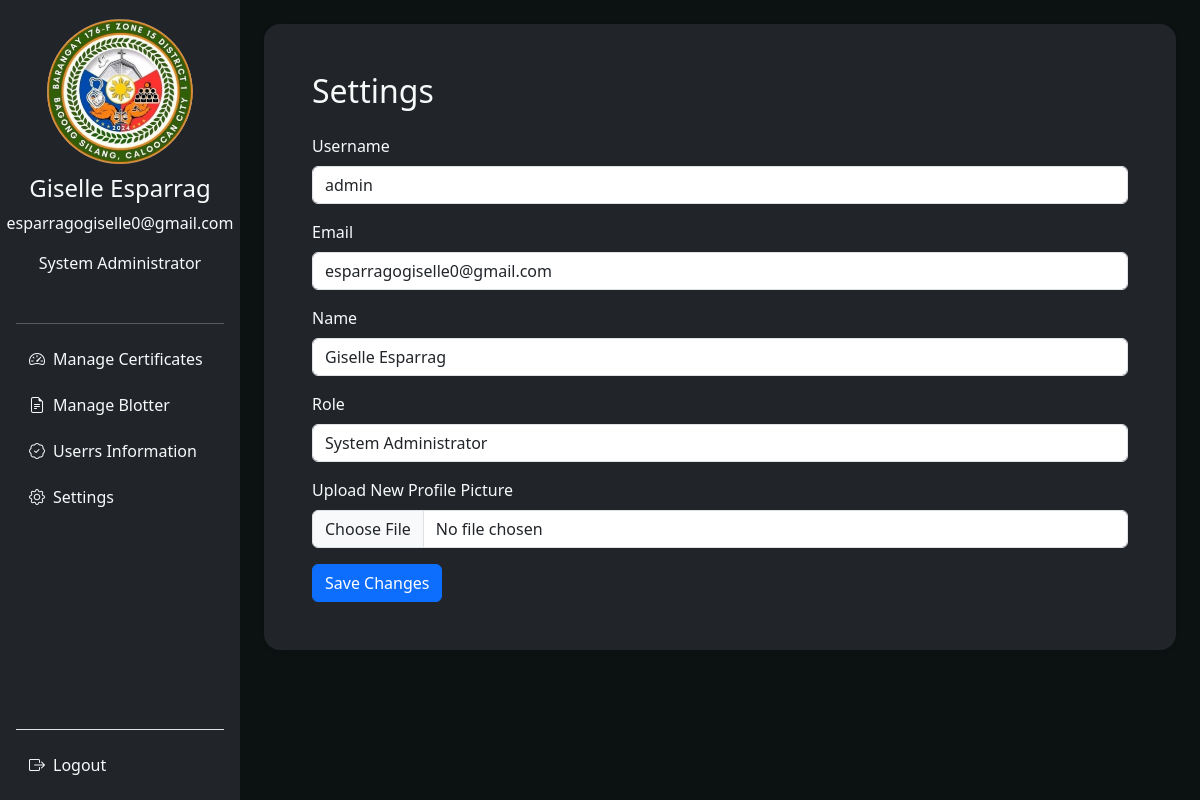
Page /admin/settings.php (signed in) on the committed database.
### tables this page shows
CREATE TABLE `admin1` (
  `id` int(11) NOT NULL,
  `username` varchar(50) NOT NULL,
  `password` varchar(255) NOT NULL,
  `name` varchar(50) NOT NULL,
  `email` varchar(50) NOT NULL,
  `role` varchar(50) NOT NULL,
  `created_at` timestamp NOT NULL DEFAULT current_timestamp(),
  `profile_pic` varchar(255) DEFAULT 'default.png'
);

### admin/settings.php (the view, shortened to what this page needs)
<?php
include '../config.php';
?>
<!DOCTYPE html>
<html lang="en">
<head>
</head>
<body class="bg-color1 d-flex flex-column min-vh-100">
    <?php include 'header.php'; ?>
    <div class="d-flex flex-grow-1">
        <?php include 'navigation.php'; ?>
        <main class="container-fluid p-4">
    <div class="container bg-dark text-light p-5 rounded-4 shadow-sm">
        <h2 class="mb-4">Settings</h2>
        <?php
            require_once '../config.php';
            $admin_id = $_SESSION['user_id'] ?? 1;
            $stmt = $conn->prepare("SELECT * FROM admin1 WHERE id = ?");
            $stmt->bind_param("i", $admin_id);
            $stmt->execute();
            $result = $stmt->get_result();
            $admin = $result->fetch_assoc();
        ?>
        <form method="POST" enctype="multipart/form-data" class="text-light">
            <div class="mb-3">
                <label for="username" class="form-label">Username</label>
                <input type="text"
                       name="username"
                       value="<?= htmlspecialchars($admin['username']) ?>"
                       id="username"
                       class="form-control"
                       required>
            </div>
            <div class="mb-3">
                <label for="email" class="form-label">Email</label>
                <input type="email"
                       name="email"
                       value="<?= htmlspecialchars($admin['email']) ?>"
                       id="email"
                       class="form-control"
                       required>
            </div>
            <div class="mb-3">
                <label for="name" class="form-label">Name</label>
                <input type="text"
                       name="name"
                       value="<?= htmlspecialchars($admin['name']) ?>"
                       id="name"
                       class="form-control"
                       required>
            </div>
            <div class="mb-3">
                <label for="role" class="form-label">Role</label>
                <input type="text"
                       name="role"
                       value="<?= htmlspecialchars($admin['role']) ?>"
                       id="role"
                       class="form-control"
                       required>
            </div>
            <div class="mb-3">
                <label for="profile_pic" class="form-label">Upload New Profile Picture</label>
                <input type="file"
                       name="profile_pic"
                       id="profile_pic"
                       class="form-control">
            </div>
            <button type="submit" class="btn btn-primary">Save Changes</button>
        </form>
    </div>
</main>
    </div>
</body>
</html>

### admin/navigation.php (shortened to what this page needs)
<div class="bg-dark sticky-top text-light p-3 d-none d-md-flex flex-column" style="height: 100vh; width: 20%;">
    <div class="d-flex justify-content-center mb-3 flex-column align-items-center">
        <?php
        include '../config.php';
        if (isset($_SESSION['user_id'])) {
            $user_id = $_SESSION['user_id'];
            $query = "SELECT * FROM admin1 WHERE id = ?";
            $stmt = $conn->prepare($query);
            $stmt->bind_param("i", $user_id);
            $stmt->execute();
            $result = $stmt->get_result();
            if ($result && $result->num_rows === 1) {
                $row = $result->fetch_assoc();
                $fullname = $row['name'];
                $role = $row['role'];
                $email = $row['email'];
                ?>
                <div style="height: 150px; width: 150px;">
                    <img src="../assets/img/mylogo.png"
                         alt="Profile"
                         class="img-fluid rounded-circle mb-3"
                         style="height: 100%; width: 100%; object-fit: cover;">
                </div>
                <h3 class="text-light text-center mt-2" style="font-size: 1.5rem;">
                    <?php echo htmlspecialchars($fullname); ?>
                </h3>
                <p><?php echo htmlspecialchars($email); ?></p>
                <p><?php echo htmlspecialchars($role); ?></p>
                <?php
            } else {
                echo "<p class='text-danger'>User not found.</p>";
            }
        } else {
            echo "<p class='text-danger'>Session not found.</p>";
        }
        ?>
    </div>
    <hr class="border-light">
    <ul class="list-unstyled flex-grow-1">
        <li class="mb-2">
            <a href="index.php" class="btn w-100 text-start text-light">
                <i class="bi bi-speedometer2 me-2"></i>Manage Certificates
            </a>
        </li>
        <li class="mb-2">
            <a href="blotter.php" class="btn w-100 text-start text-light">
                <i class="bi bi-file-earmark-text me-2"></i>Manage Blotter
            </a>
        </li>
        <li class="mb-2">
            <a href="resident.php" class="btn w-100 text-start text-light">
                <i class="bi bi-patch-check me-2"></i>Userrs Information
            </a>
        </li>
        <li class="mb-2">
            <a href="settings.php" class="btn w-100 text-start text-light">
                <i class="bi bi-gear me-2"></i>Settings
            </a>
        </li>
    </ul>
    <div class="mt-auto border-top pt-3">
        <a href="logout.php" class="btn text-start text-light w-100">
            <i class="bi bi-box-arrow-right me-2"></i>Logout
        </a>
    </div>
</div>

### assets/css/styles.css (style rules this page uses)
.bg-color1 { background-color: #0c1112; }

### rows in the picture
admin1: name "Giselle Esparrag", email "esparragogiselle0@gmail.com", role "System Administrator", username "admin"
